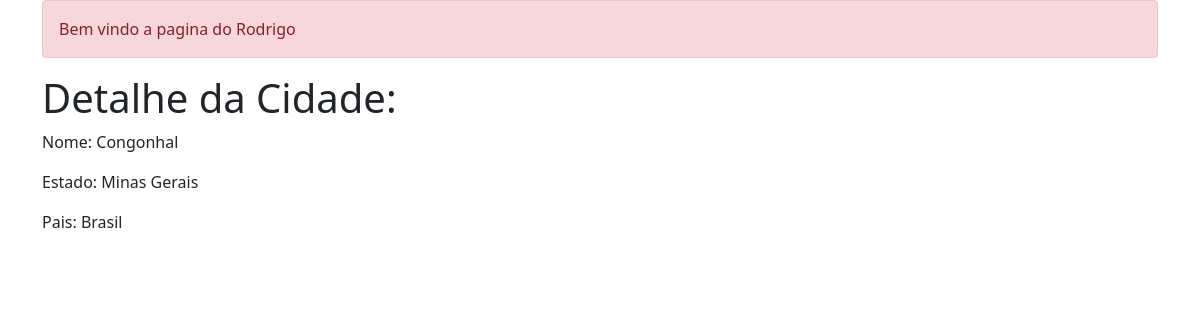
The page /detail/29/ on the database its author committed.
### cadastros/models.py (models this page shows, shortened)
class Cidade(models.Model):
    estado = models.ForeignKey(Estado, on_delete=models.PROTECT, null=True, blank=False )
    nome = models.CharField(max_length=100, unique= True)
    capital = models.BooleanField(default=False, help_text="Marcar se a cidade for capital")

class Estado(models.Model):
    pais = models.ForeignKey(Pais, on_delete=models.PROTECT)
    nome = models.CharField(max_length=80)
    def __str__(self):
       return self.nome
    class Meta:
        ordering = ('nome', )

class Pais(models.Model):
    nome = models.CharField(max_length=80)
    def __str__(self):
         return self.nome
    class Meta:
        verbose_name = "País"
        verbose_name_plural = "Países"

### cadastros/views.py (the view)
# urls.py: path('detail/<int:pk>/', CidadeDetail.as_view(), name='cidades-detalhe'),
class CidadeDetail(DetailView):
    context_object_name = 'cidade'
    queryset = Cidade.objects.all()
    template_name = 'cadastros/detalhe_cidades.html'

### cadastros/templates/cadastros/detalhe_cidades.html (shortened to what this page needs)
{% extends 'base.html' %}
{% block conteudo %}
    <h1>Detalhe da Cidade:</h1>
    <p>Nome: {{ cidade.nome }} {% if cidade.capital %}<span class="badge bg-success">Capital</span>{% endif %}</p>
    <p>Estado: {{ cidade.estado|default_if_none:'-' }}</p>
    <p>Pais: {{ cidade.estado.pais }}</p>
{% endblock %}

### rows shown on the page
Cidade: nome "Congonhal", estado "Minas Gerais", estado.pais "Brasil"
